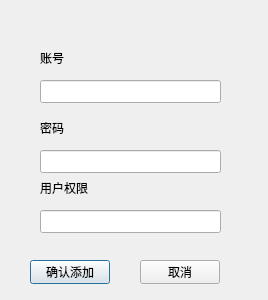
<?xml version="1.0" encoding="UTF-8"?>
<ui version="4.0">
 <class>add</class>
 <widget class="QDialog" name="add">
  <property name="geometry">
   <rect>
    <x>0</x>
    <y>0</y>
    <width>268</width>
    <height>300</height>
   </rect>
  </property>
  <property name="windowTitle">
   <string>添加用户</string>
  </property>
  <property name="styleSheet">
   <string notr="true">background-image: url(:/img/6.png);</string>
  </property>
  <widget class="QLineEdit" name="lineEdit">
   <property name="geometry">
    <rect>
     <x>40</x>
     <y>80</y>
     <width>181</width>
     <height>23</height>
    </rect>
   </property>
  </widget>
  <widget class="QLabel" name="label">
   <property name="geometry">
    <rect>
     <x>40</x>
     <y>50</y>
     <width>54</width>
     <height>16</height>
    </rect>
   </property>
   <property name="text">
    <string>账号</string>
   </property>
  </widget>
  <widget class="QLabel" name="label_2">
   <property name="geometry">
    <rect>
     <x>40</x>
     <y>120</y>
     <width>54</width>
     <height>16</height>
    </rect>
   </property>
   <property name="text">
    <string>密码</string>
   </property>
  </widget>
  <widget class="QLineEdit" name="lineEdit_2">
   <property name="geometry">
    <rect>
     <x>40</x>
     <y>150</y>
     <width>181</width>
     <height>23</height>
    </rect>
   </property>
  </widget>
  <widget class="QPushButton" name="pushButton">
   <property name="geometry">
    <rect>
     <x>30</x>
     <y>260</y>
     <width>80</width>
     <height>24</height>
    </rect>
   </property>
   <property name="text">
    <string>确认添加</string>
   </property>
  </widget>
  <widget class="QPushButton" name="pushButton_2">
   <property name="geometry">
    <rect>
     <x>140</x>
     <y>260</y>
     <width>80</width>
     <height>24</height>
    </rect>
   </property>
   <property name="text">
    <string>取消</string>
   </property>
  </widget>
  <widget class="QLineEdit" name="lineEdit_3">
   <property name="geometry">
    <rect>
     <x>40</x>
     <y>210</y>
     <width>181</width>
     <height>23</height>
    </rect>
   </property>
  </widget>
  <widget class="QLabel" name="label_3">
   <property name="geometry">
    <rect>
     <x>40</x>
     <y>180</y>
     <width>54</width>
     <height>16</height>
    </rect>
   </property>
   <property name="text">
    <string>用户权限</string>
   </property>
  </widget>
 </widget>
 <tabstops>
  <tabstop>lineEdit</tabstop>
  <tabstop>lineEdit_2</tabstop>
  <tabstop>lineEdit_3</tabstop>
  <tabstop>pushButton</tabstop>
  <tabstop>pushButton_2</tabstop>
 </tabstops>
 <resources/>
 <connections/>
</ui>
